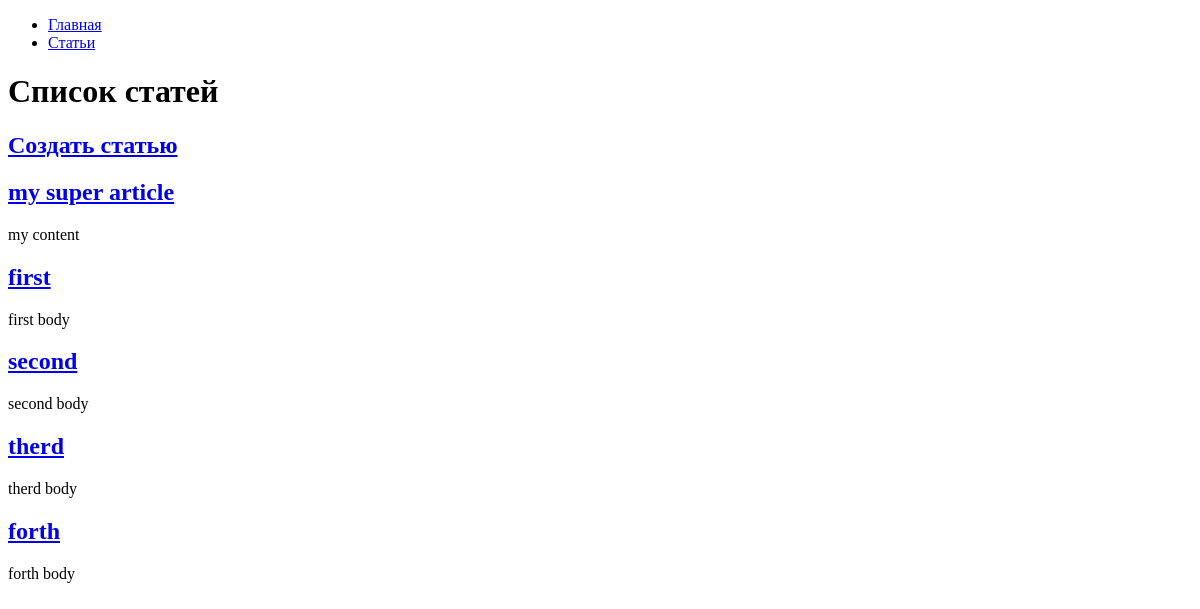
The page /articles/ on the database as committed earlier.
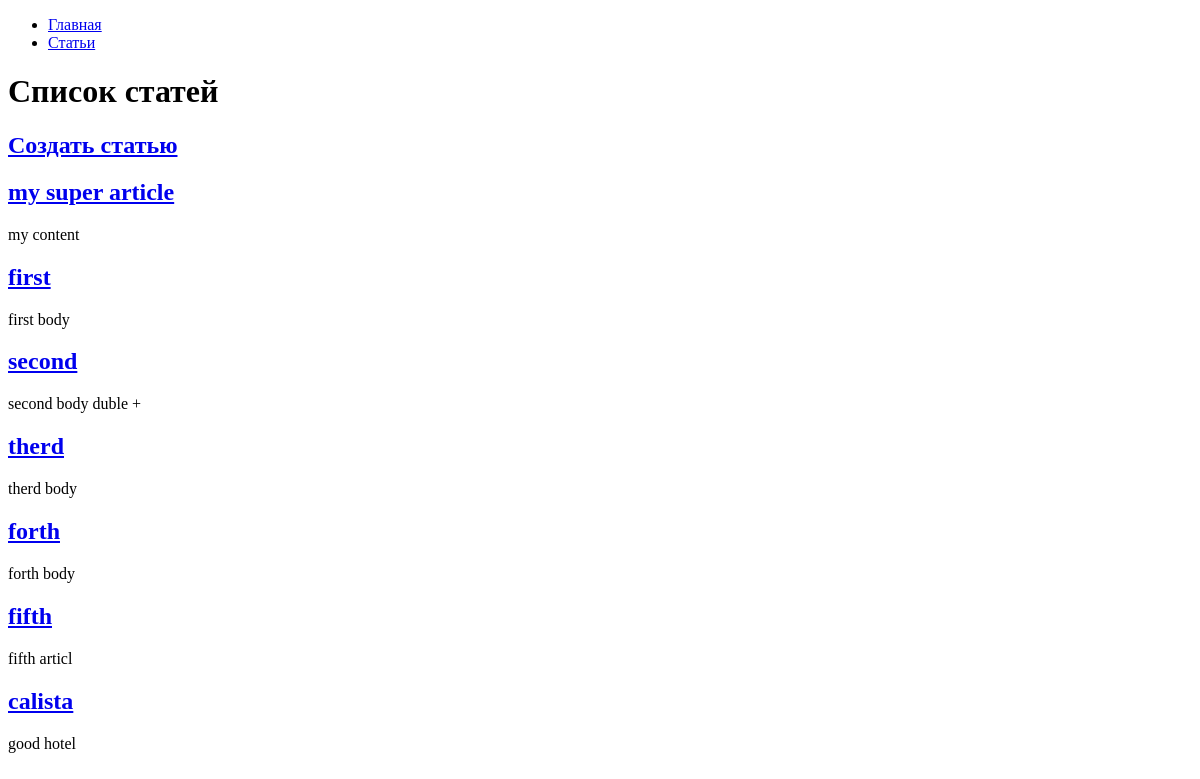
The same page on the database as committed later.
### hexlet_django_blog/article/models.py (models this page shows, shortened)
class Article(models.Model):
    name = models.CharField(max_length=200)  # название статьи
    body = models.TextField()  # тело статьи
    created_at = models.DateTimeField(auto_now_add=True)
    updated_at = models.DateTimeField(auto_now=True)

### hexlet_django_blog/article/views.py (the view)
# urls.py: path('', views.IndexView.as_view(), name='articles_index'),
class IndexView(View):
    def get(self, request, *args, **kwargs):
        articles = Article.objects.all()[:15]
        return render(request, 'articles/index.html', context={
            'articles': articles,
        })

### hexlet_django_blog/templates/articles/index.html (shortened to what this page needs)
{% extends "base.html" %}
{% block content %}
    <h1>Список статей</h1>
    <h2><a href="{% url 'articles_create' %}">Создать статью</a></h2>
    {% for article in articles %}
        <h2><a href="{% url 'show' article.id %}">{{ article.name }}</a></h2>
        <div>{{ article.body|slice:":200" }}</div>
    {% endfor %}
{% endblock %}

### hexlet_django_blog/templates/base.html (shortened to what this page needs)
<!DOCTYPE html>
<html lang="en">
<head>
</head>
<body>
<div id="sidebar">
    {% block sidebar %}
        <ul>
            <li><a href="/">Главная</a></li>
            <li><a href="/articles/">Статьи</a></li>
        </ul>
    {% endblock %}
</div>
<div id="content">
    {% block content %}{% endblock %}
</div>
</body>
</html>

Rows that differ between the two databases and show on the page:
changed Article "second": body "second body" → "second body duble +"
added Article: name "fifth", body "fifth articl"
added Article: name "calista", body "good hotel"
